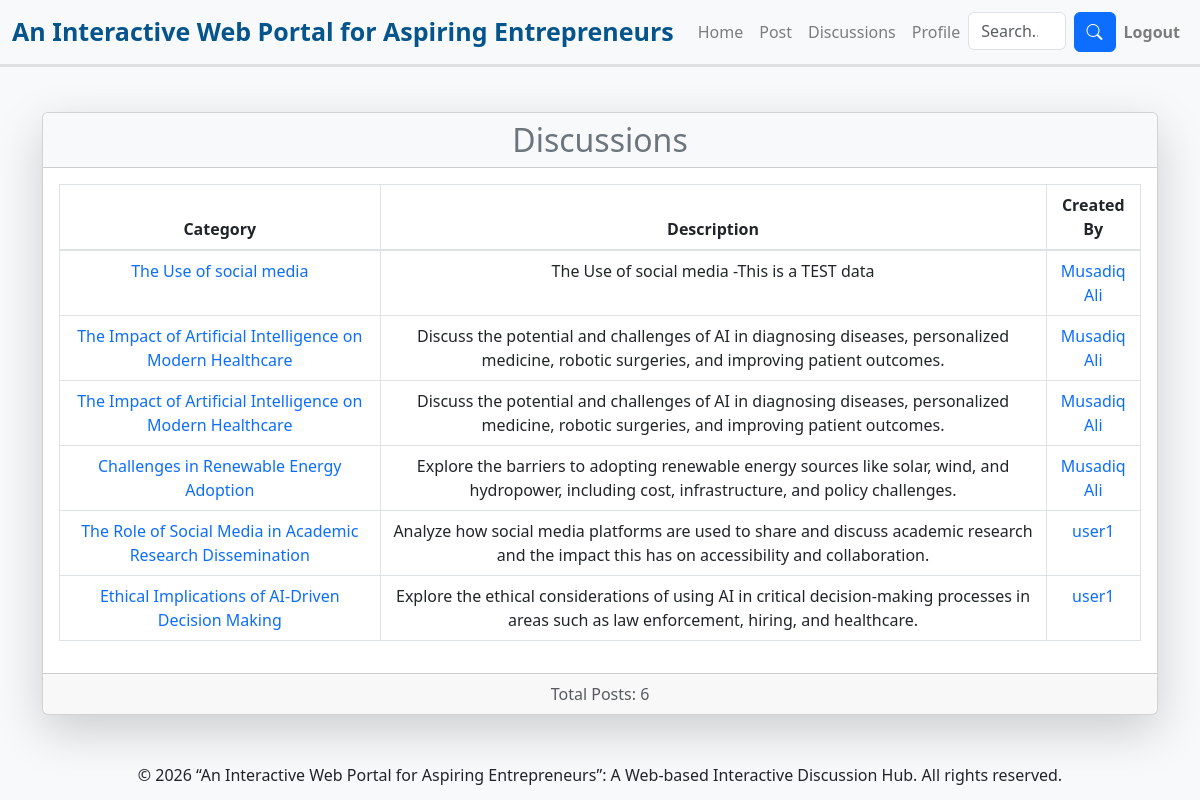
Screenshot of /discussion.php (signed in) with the database file from the repository.
### tables this page shows
CREATE TABLE `projects` (
  `id` int(11) NOT NULL,
  `title` varchar(255) NOT NULL,
  `description` text NOT NULL,
  `created_by` int(11) DEFAULT NULL,
  `created_at` timestamp NOT NULL DEFAULT current_timestamp()
);

CREATE TABLE `users` (
  `id` int(11) NOT NULL,
  `name` varchar(100) NOT NULL,
  `email` varchar(100) NOT NULL,
  `password` varchar(255) NOT NULL,
  `profile_picture` varchar(255) DEFAULT NULL,
  `bio` text DEFAULT NULL,
  `role` enum('User','Agent','Admin','') NOT NULL,
  `status` varchar(50) NOT NULL,
  `created_at` timestamp NOT NULL DEFAULT current_timestamp()
);

### discussion.php (the view, shortened to what this page needs)
<?php
include 'database.php';
include 'navbar2.php';
$searchTerm = isset($_GET['search']) ? $conn->real_escape_string($_GET['search']) : '';
if (!empty($searchTerm)) {
    $query = "SELECT p.*, u.id AS creator_id, u.name AS creator_name
              FROM projects p
              JOIN users u ON p.created_by = u.id
              WHERE p.title LIKE '%$searchTerm%' OR p.description LIKE '%$searchTerm%' OR u.name LIKE '%$searchTerm%'";
} else {
    $query = "SELECT p.*, u.id AS creator_id, u.name AS creator_name FROM projects p JOIN users u ON p.created_by = u.id";
}
$result = $conn->query($query);
?>
<!DOCTYPE html>
<html lang="en">
<head>
    <link href="https://cdn.jsdelivr.net/npm/bootstrap@5.3.0-alpha1/dist/css/bootstrap.min.css" rel="stylesheet">
</head>
<body class="bg-light">
<div class="container mt-5">
    <div class="card shadow-lg">
        <div class="card-header bg-light text-primary text-center">
            <h2 class="mb-0" style="color:#6C757D;">Discussions</h2>
        </div>
        <div class="card-body">
            <table class="table table-hover table-bordered text-center">
                <thead style="background-color: #05548c; color: white;">
                    <tr>
                        <th>Category</th>
                        <th>Description</th>
                        <th>Created By</th>
                    </tr>
                </thead>
                <tbody>
                    <?php if ($result->num_rows > 0): ?>
                        <?php while ($row = $result->fetch_assoc()): ?>
                        <tr>
                            <td>
                                <a href="project_discussion.php?project_id=<?php echo $row['id']; ?>" class="text-decoration-none text-primary">
                                    <?php echo htmlspecialchars($row['title']); ?>
                                </a>
                            </td>
                            <td><?php echo $row['description']; ?></td>
                            <td><a href="user_profile.php?user_id=<?php echo $row['creator_id']; ?>" class="text-decoration-none text-primary"><?php echo htmlspecialchars($row['creator_name']); ?></a></td>
                        </tr>
                        <?php endwhile; ?>
                    <?php else: ?>
                        <tr><td colspan="3" class="text-danger">No results found.</td></tr>
                    <?php endif; ?>
                </tbody>
            </table>
        </div>
        <div class="card-footer text-muted text-center">
            Total Posts: <?php echo $result->num_rows; ?>
        </div>
    </div>
</div>
<?php
include 'footer.php';
?>

### navbar2.php (shortened to what this page needs)
<!DOCTYPE html>
<html lang="en">
<head>
    <link href="https://stackpath.bootstrapcdn.com/bootstrap/4.5.2/css/bootstrap.min.css" rel="stylesheet">
    <link rel="stylesheet" href="https://cdn.jsdelivr.net/npm/bootstrap-icons@1.10.3/font/bootstrap-icons.css">
</head>
<body>
<nav class="navbar navbar-expand-lg navbar-light bg-light custom-navbar">
<div class="container-fluid">
<a class="navbar-brand  font-weight-bold" href="dashboard.php" style="font-size: 25px ;color: #05548c;" >An Interactive Web Portal for Aspiring Entrepreneurs</a>
<div class="collapse navbar-collapse" id="navbarNav">
<ul class="navbar-nav ms-auto">
<?php if (isset($_SESSION['user_id'])): ?>
  <li class="nav-item"><a class="nav-link" href="dashboard.php">Home</a></li>
  <?php if (isset($_SESSION['role']) && $_SESSION['role'] !== 'User'): ?>
<li class="nav-item"><a class="nav-link" href="project.php">Post</a></li>
    <?php endif; ?>
<li class="nav-item"><a class="nav-link" href="discussion.php">Discussions</a></li>
<li class="nav-item"><a class="nav-link" href="update_profile.php">Profile</a></li>
<form class="d-flex ms-auto" action="discussion.php" method="get">
    <input class="form-control me-2" type="search" name="search" placeholder="Search..." aria-label="Search" required>
    <button class="btn btn-primary" type="submit"><i class="bi bi-search"></i></button>
</form>
<li class="nav-item"><a class="nav-link" href="logout.php" style="font-weight:bold;" >Logout</a></li>
    <?php else: ?>
        <li class="nav-item"><a class="nav-link" href="register.php">Register</a></li>
        <li class="nav-item"><a class="nav-link" href="index.php">Login</a></li>
    <?php endif; ?>
            </ul>
        </div>
    </div>
</nav>
</body>
</html>

### footer.php
<br>
<br>
<footer>
<center>
    <p>&copy; <?php echo date("Y"); ?> “An Interactive Web Portal for Aspiring Entrepreneurs”: A Web-based Interactive Discussion Hub. All rights reserved.</p>
</center>
 </footer>

### navbar2.php (style rules this page uses)
.custom-navbar { box-shadow: 0 3px 0 rgba(0, 0, 0, 0.1); border-bottom: 1px darkgray; }

### rows the page displays
projects: title "The Use of social media", description "The Use of social media -This is a TEST data", created_by.name "Musadiq Ali"
projects: title "The Impact of Artificial Intelligence on Modern Healthcare", description "Discuss the potential and challenges of AI in diagnosing diseases, personalized medicine, robotic surgeries, and improving patient outcomes.", created_by.name "Musadiq Ali"
projects: title "The Impact of Artificial Intelligence on Modern Healthcare", description "Discuss the potential and challenges of AI in diagnosing diseases, personalized medicine, robotic surgeries, and improving patient outcomes.", created_by.name "Musadiq Ali", id "6"
projects: title "Challenges in Renewable Energy Adoption", description "Explore the barriers to adopting renewable energy sources like solar, wind, and hydropower, including cost, infrastructure, and policy challenges.", created_by.name "Musadiq Ali"
projects: title "The Role of Social Media in Academic Research Dissemination", description "Analyze how social media platforms are used to share and discuss academic research and the impact this has on accessibility and collaboration.", created_by.name "user1"
projects: title "Ethical Implications of AI-Driven Decision Making", description "Explore the ethical considerations of using AI in critical decision-making processes in areas such as law enforcement, hiring, and healthcare.", created_by.name "user1"
